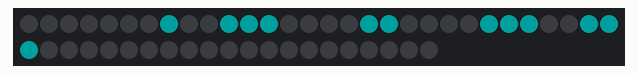
Bench run of a sketch on a simulated Arduino Uno, built with avr-gcc and run on an emulated ATmega328P. Parts: 51 RGB LEDs in strip order, left to right, continuing on the next row. Dim RGB values are drawn brighter than linear.

Above: at 0.51 s.
At 1.52 s:
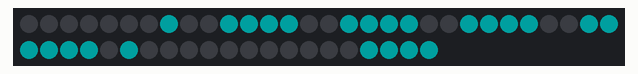
At 2.7 s:
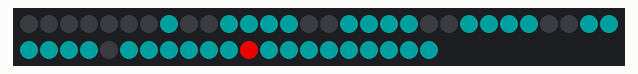
At 6.7 s:
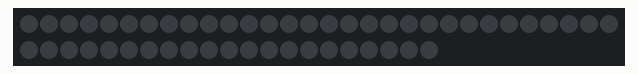

The sketch:

pgm3.ino
```cpp
// Button hängt zwischen PB1 und PB2,
// LEDs an PB0.


#include <Adafruit_NeoPixel.h>
#ifdef __AVR__
#include <avr/power.h>
#endif

#define PIN 0

Adafruit_NeoPixel strip = Adafruit_NeoPixel(51, PIN, NEO_GRB + NEO_KHZ800);

#define DELAY_PGM1 10
#define DELAY_PGM2 130
#define DELAY_PGM3 200
#define DELAY_FLASH_PGM4 110


  uint32_t tuerkis = strip.Color(0, 0x1F, 0x1F);
  uint32_t rot = strip.Color(200, 0, 0);


/*

Programm 3:

Farbe:grün/türkis. Hose füllt sich von unten nach oben in 2 parallelen Streifen auf.
es gehen gleichzeitig an und bleiben an:
8,11,29,26
dann dazu:
19,12,30,25
dann dazu:
18,13,31,24
dann dazu:
17,14,20,23

Dann zu oberteil,
32 und 51,
33 und 50,
34 und 49,
36 u 48,
37 und 47
38 und 46
39 und 45
40 und 44
41  und 43
42wird und bleibt rot


Programmierung Oberteil bleibt gleich  wie bisher aber  gleiche Farbe wie Hose, also läuft voll von vorn und hinten gleichzeitig nach oben/Schulter und geht dann aus, ausser 42, bleibt rot
1-2.sec Pause dann 2 mal hintereinander der schnelle Schenkelblitz von programm 2,
7,6,5,4,3,2,1 und nochmal  7,6,5,4,3,2,1
2 sec pause
danach wieder von Angfang an auffüllen ,wenns geht jetzt in einer anderen Farbe:, z.B 1 mal auffüllen in blau dann grün, und wieder türkis


*/

int mapLED(int i)
{
  if(i<1)
  {
    return 0;
  }

  return i - 1;
}

void schenkelblitz()
{

  strip.setPixelColor(mapLED(7), rot);
  strip.show();
  delay(DELAY_FLASH_PGM4);
  strip.setPixelColor(mapLED(6), rot);
  strip.show();
  delay(DELAY_FLASH_PGM4);
  strip.setPixelColor(mapLED(5), rot);
  strip.show();
  delay(DELAY_FLASH_PGM4);
  strip.setPixelColor(mapLED(4), rot);
  strip.show();
  delay(DELAY_FLASH_PGM4);
  strip.setPixelColor(mapLED(3), rot);
  strip.show();
  delay(DELAY_FLASH_PGM4);
  strip.setPixelColor(mapLED(2), rot);
  strip.show();
  delay(DELAY_FLASH_PGM4);
  strip.setPixelColor(mapLED(1), rot);
  strip.show();
  delay(DELAY_FLASH_PGM4);
}

void pgm3()
{
  /*
  //5 Sekunden alles aus
  for (uint16_t i = 0; i < strip.numPixels(); i++) {
    strip.setPixelColor(i, strip.Color(0, 0, 0));
  }
  strip.show();


  //5 Sekunden warten
  for (int i = 0; i < 20; i++)
  {
    delay(250);
    if (BACK_TO_MAIN)
    {
      return;
    }
  }
  */


  strip.setPixelColor(mapLED(8), tuerkis);
  strip.setPixelColor(mapLED(11), tuerkis);
  strip.setPixelColor(mapLED(29), tuerkis);
  strip.setPixelColor(mapLED(26), tuerkis);
  strip.show();
  delay(DELAY_PGM3);

  strip.setPixelColor(mapLED(19), tuerkis);
  strip.setPixelColor(mapLED(12), tuerkis);
  strip.setPixelColor(mapLED(30), tuerkis);
  strip.setPixelColor(mapLED(25), tuerkis);
  strip.show();
  delay(DELAY_PGM3);

  strip.setPixelColor(mapLED(18), tuerkis);
  strip.setPixelColor(mapLED(13), tuerkis);
  strip.setPixelColor(mapLED(31), tuerkis);
  strip.setPixelColor(mapLED(24), tuerkis);
  strip.show();
  delay(DELAY_PGM3);


  strip.setPixelColor(mapLED(17), tuerkis);
  strip.setPixelColor(mapLED(14), tuerkis);
  strip.setPixelColor(mapLED(20), tuerkis);
  strip.setPixelColor(mapLED(23), tuerkis);
  strip.show();
  delay(DELAY_PGM3);

  strip.setPixelColor(mapLED(32), tuerkis);
  strip.setPixelColor(mapLED(51), tuerkis);
  strip.show();
  delay(DELAY_PGM3);

  strip.setPixelColor(mapLED(33), tuerkis);
  strip.setPixelColor(mapLED(50), tuerkis);
  strip.show();
  delay(DELAY_PGM3);

  strip.setPixelColor(mapLED(34), tuerkis);
  strip.setPixelColor(mapLED(49), tuerkis);
  strip.show();
  delay(DELAY_PGM3);

  strip.setPixelColor(mapLED(36), tuerkis);
  strip.setPixelColor(mapLED(48), tuerkis);
  strip.show();
  delay(DELAY_PGM3);

  strip.setPixelColor(mapLED(37), tuerkis);
  strip.setPixelColor(mapLED(47), tuerkis);
  strip.show();
  delay(DELAY_PGM3);

  strip.setPixelColor(mapLED(38), tuerkis);
  strip.setPixelColor(mapLED(46), tuerkis);
  strip.show();
  delay(DELAY_PGM3);

  strip.setPixelColor(mapLED(39), tuerkis);
  strip.setPixelColor(mapLED(45), tuerkis);
  strip.show();
  delay(DELAY_PGM3);

  strip.setPixelColor(mapLED(40), tuerkis);
  strip.setPixelColor(mapLED(44), tuerkis);
  strip.show();
  delay(DELAY_PGM3);

  strip.setPixelColor(mapLED(41), tuerkis);
  strip.setPixelColor(mapLED(43), tuerkis);
  strip.show();
  delay(DELAY_PGM3);

  strip.setPixelColor(mapLED(42), rot);
  strip.show();
  delay(DELAY_PGM3);

}


void setup()
{
  //clock_prescale_set(clock_div_1);
  strip.begin();
  strip.show(); // Initialize all pixels to 'off'
}


void loop() {
    strip.clear();
    strip.show();
    pgm3();
    delay(2000);
    strip.clear();
    strip.show();
    schenkelblitz();
    delay(200);
    strip.clear();
    strip.show();
    schenkelblitz();
    strip.clear();
    strip.show();
    delay(2000);

}
```

Measured:
- by itself, everything shown: repeats every 8.6 s, in 29 steps
- what the display in image 2 shows lasts 2.2 s, from 2.6 s to 4.8 s
